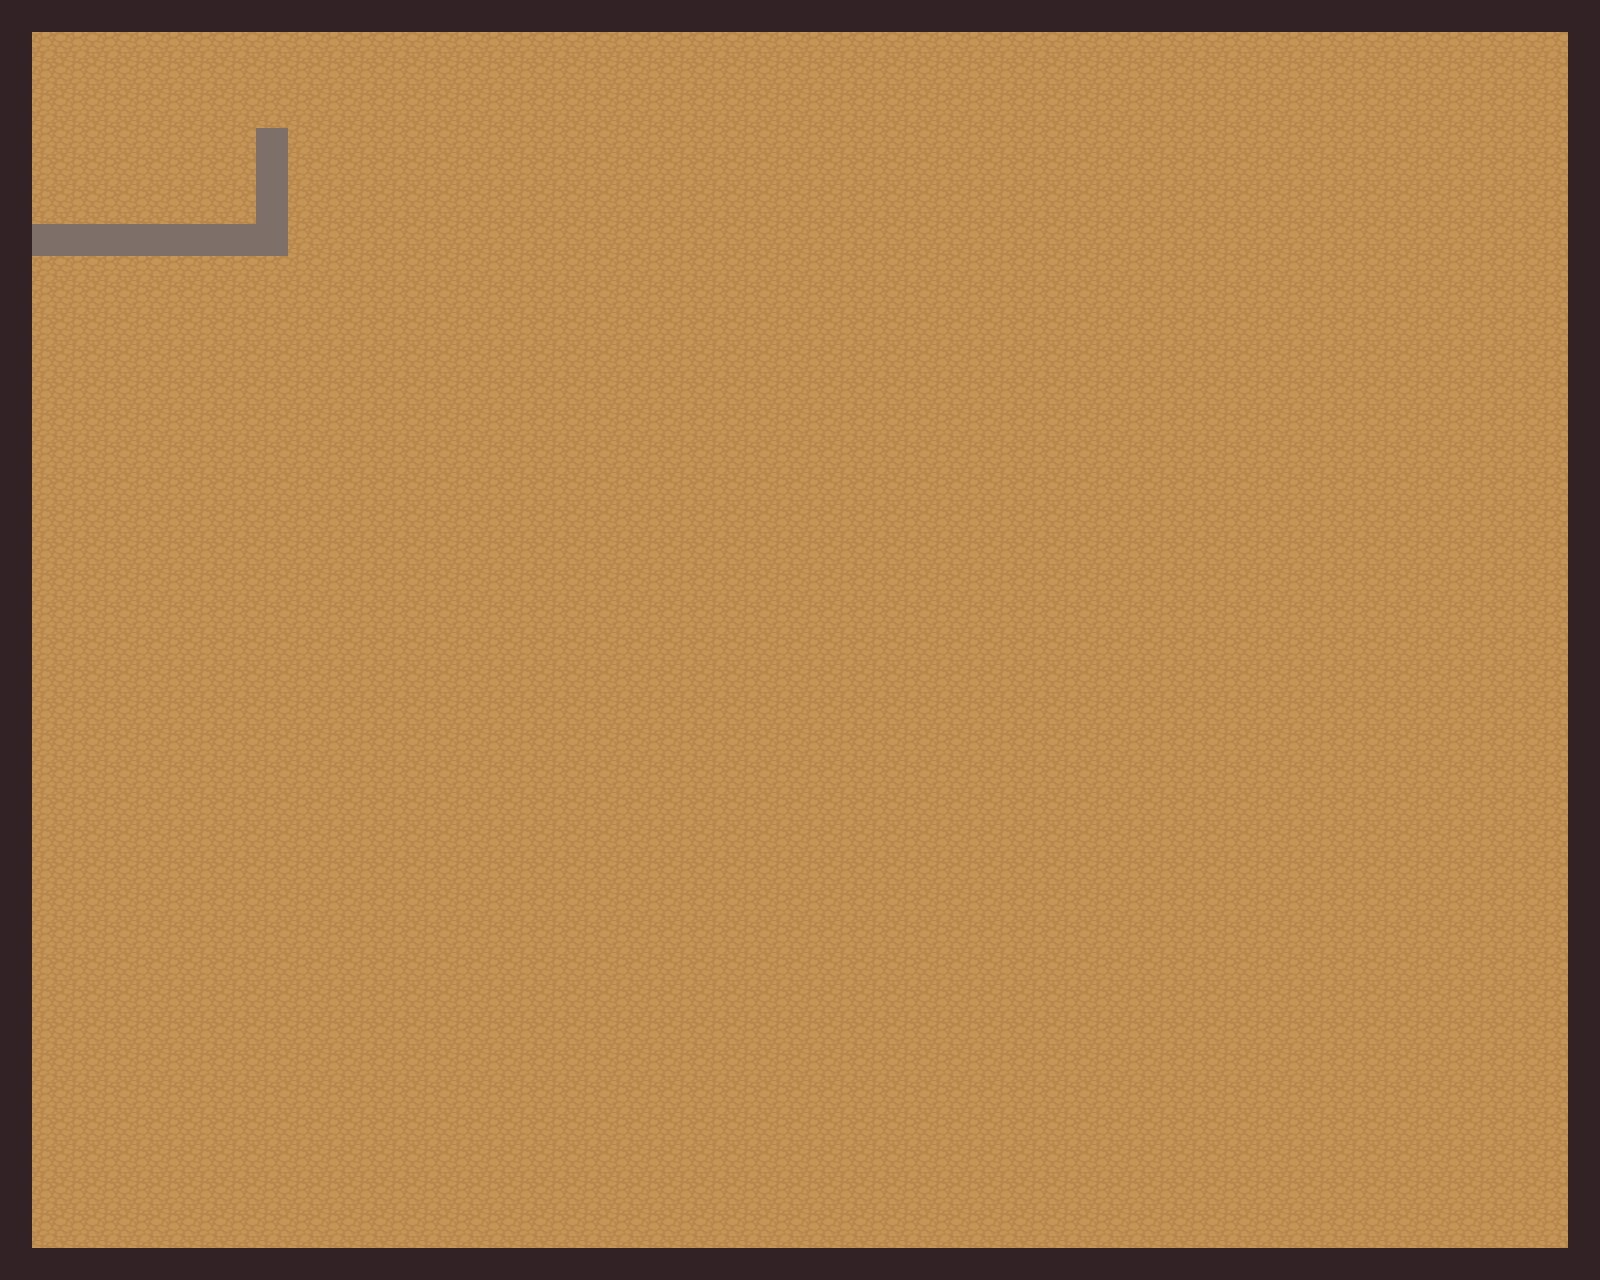

This game map was drawn from its Tiled (.tmx) file and the tilesets committed beside it. A one-line description and the trimmed map source follow:
An orthogonal 50x40 tile map with 32x32 px tiles, 1 tile layer (Слой тайлов 1) and 8 objects (6x solid, player).

<map version="1.0" orientation="orthogonal" renderorder="right-down" width="50" height="40" tilewidth="32" tileheight="32" nextobjectid="14">
 <tileset firstgid="1" name="terrain_atlas" tilewidth="32" tileheight="32" tilecount="1024" columns="32">
  <image source="images/terrain_atlas.png" width="1024" height="1024" />
 </tileset>
 <layer name="Слой тайлов 1" width="50" height="40">
  <data>[2000 cells, 2000 non-empty, 3 distinct tile ids]</data>
 </layer>
 <objectgroup name="collision">
  <object id="4" name="player" x="76" y="92" width="148" height="114" />
  <object id="5" name="solid" x="0" y="0" width="1598" height="30" />
  <object id="6" name="solid" x="-1" y="1251" width="1598" height="34" />
  <object id="8" name="solid" x="2" y="34" width="30" height="1216" />
  <object id="9" name="solid" x="1566" y="34" width="34" height="1218" />
  <object id="10" name="solid" x="36" y="222" width="220" height="30" />
  <object id="11" name="solid" x="256" y="130" width="32" height="124" />
  <object id="13" x="1460" y="-130" />
 </objectgroup>
</map>